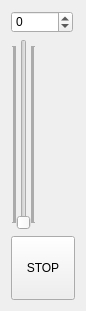
  <widget class="QWidget" name="verticalLayoutWidget_3">
   <property name="geometry">
    <rect>
     <x>20</x>
     <y>470</y>
     <width>66</width>
     <height>311</height>
    </rect>
   </property>
   <layout class="QVBoxLayout" name="verticalLayout_3">
    <item>
     <widget class="QSpinBox" name="SpeedBox1">
      <property name="minimumSize">
       <size>
        <width>42</width>
        <height>22</height>
       </size>
      </property>
      <property name="maximumSize">
       <size>
        <width>62</width>
        <height>22</height>
       </size>
      </property>
      <property name="minimum">
       <number>-32768</number>
      </property>
      <property name="maximum">
       <number>32767</number>
      </property>
      <property name="value">
       <number>0</number>
      </property>
     </widget>
    </item>
    <item>
     <widget class="QSlider" name="SpeedSlider_1">
      <property name="layoutDirection">
       <enum>Qt::LeftToRight</enum>
      </property>
      <property name="autoFillBackground">
       <bool>true</bool>
      </property>
      <property name="minimum">
       <number>0</number>
      </property>
      <property name="maximum">
       <number>1024</number>
      </property>
      <property name="singleStep">
       <number>1</number>
      </property>
      <property name="pageStep">
       <number>10</number>
      </property>
      <property name="tracking">
       <bool>false</bool>
      </property>
      <property name="orientation">
       <enum>Qt::Vertical</enum>
      </property>
      <property name="tickPosition">
       <enum>QSlider::TicksBothSides</enum>
      </property>
      <property name="tickInterval">
       <number>5</number>
      </property>
     </widget>
    </item>
    <item>
     <widget class="QPushButton" name="STOP1">
      <property name="enabled">
       <bool>true</bool>
      </property>
      <property name="minimumSize">
       <size>
        <width>64</width>
        <height>64</height>
       </size>
      </property>
      <property name="maximumSize">
       <size>
        <width>64</width>
        <height>64</height>
       </size>
      </property>
      <property name="text">
       <string>STOP</string>
      </property>
     </widget>
    </item>
   </layout>
  </widget>
